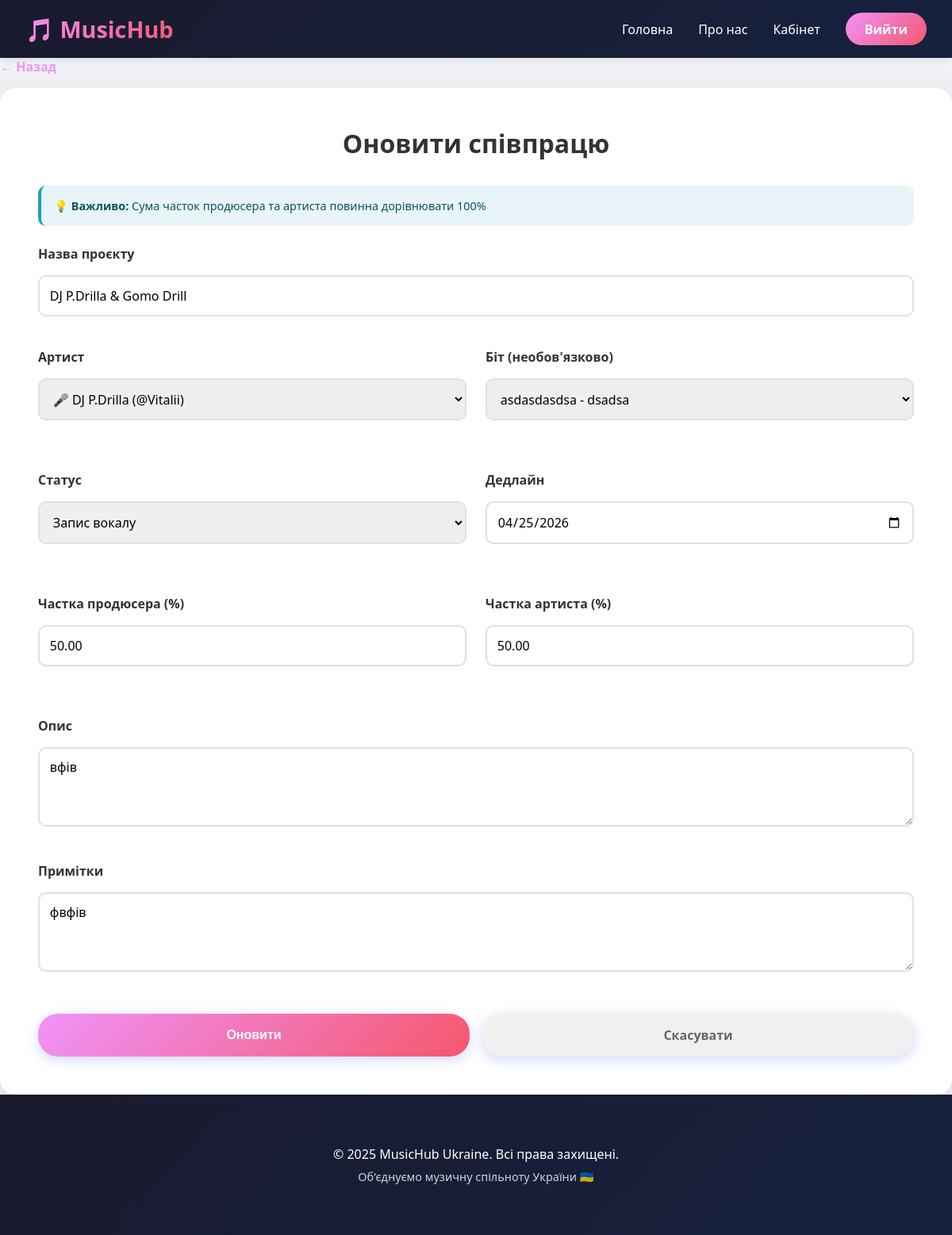
/collaborations/1/edit/ (signed in), run on the app's committed database.
### music/models.py (models this page shows, shortened)
class Collaboration(models.Model):
    STATUS_CHOICES = (
        ('pending', 'Очікує підтвердження'),
        ('active', 'Активна'),
        ('recording', 'Запис вокалу'),
        ('mixing', 'Зведення'),
        ('completed', 'Завершено'),
        ('cancelled', 'Скасовано'),
    )
    producer = models.ForeignKey(User, on_delete=models.CASCADE, related_name='producer_collabs', limit_choices_to={'role': 'producer'})
    artist = models.ForeignKey(User, on_delete=models.CASCADE, related_name='artist_collabs', limit_choices_to={'role': 'artist'})
    beat = models.ForeignKey(Beat, on_delete=models.SET_NULL, null=True, blank=True)
    project_name = models.CharField(max_length=200)
    status = models.CharField(max_length=20, choices=STATUS_CHOICES, default='pending')
    description = models.TextField(blank=True)
    producer_share = models.DecimalField(max_digits=5, decimal_places=2, help_text="% продюсера")
    artist_share = models.DecimalField(max_digits=5, decimal_places=2, help_text="% артиста")
    deadline = models.DateField(null=True, blank=True)
    completed_date = models.DateField(null=True, blank=True)
    notes = models.TextField(blank=True, help_text="Додаткові примітки")
    created_at = models.DateTimeField(auto_now_add=True)
    updated_at = models.DateTimeField(auto_now=True)
    class Meta:
        ordering = ['-created_at']

### music/views.py (the view)
# urls.py: path('collaborations/<int:pk>/edit/', views.collaboration_update, name='collaboration_update'),
@login_required
def collaboration_update(request, pk):
    collab = get_object_or_404(Collaboration, pk=pk, producer=request.user)
    if request.method == 'POST':
        form = CollaborationForm(request.POST, instance=collab, producer=request.user)
        if form.is_valid():
            form.save()
            messages.success(request, f'Проєкт "{collab.project_name}" оновлено!')
            return redirect('music:collaboration_detail', pk=collab.pk)
    else:
        form = CollaborationForm(instance=collab, producer=request.user)
    context = {
        'form': form,
        'collab': collab,
        'action': 'Оновити'
    }
    return render(request, 'music/collaboration_form.html', context)

### music/models.py (called while the page is built)
    def __str__(self):
        return f"{self.title} - {self.producer.stage_name or self.producer.username}"

### music/templates/music/collaboration_form.html (shortened to what this page needs)
{% extends "music/base.html" %}
{% block content %}
<div class="form-container">
    <a href="{% if collab %}{% url 'music:collaboration_detail' collab.pk %}{% else %}{% url 'music:collaboration_list' %}{% endif %}" class="back-link">← Назад</a>
    <div class="form-card">
        <div class="form-header">
            <h1>{{ action }} співпрацю</h1>
        </div>
        <div class="info-box">
            <p>💡 <strong>Важливо:</strong> Сума часток продюсера та артиста повинна дорівнювати 100%</p>
        </div>
        <form method="post">
            <div class="form-group">
                <label for="{{ form.project_name.id_for_label }}">{{ form.project_name.label }}</label>
                {{ form.project_name }}
            </div>
            <div class="form-row">
                <div class="form-group">
                    <label for="{{ form.artist.id_for_label }}">{{ form.artist.label }}</label>
                    {{ form.artist }}
                </div>
                <div class="form-group">
                    <label for="{{ form.beat.id_for_label }}">{{ form.beat.label }} (необов'язково)</label>
                    {{ form.beat }}
                </div>
            </div>
            <div class="form-row">
                <div class="form-group">
                    <label for="{{ form.status.id_for_label }}">{{ form.status.label }}</label>
                    {{ form.status }}
                </div>
                <div class="form-group">
                    <label for="{{ form.deadline.id_for_label }}">{{ form.deadline.label }}</label>
                    {{ form.deadline }}
                </div>
            </div>
            <div class="form-row">
                <div class="form-group">
                    <label for="{{ form.producer_share.id_for_label }}">{{ form.producer_share.label }}</label>
                    {{ form.producer_share }}
                </div>
                <div class="form-group">
                    <label for="{{ form.artist_share.id_for_label }}">{{ form.artist_share.label }}</label>
                    {{ form.artist_share }}
                </div>
            </div>
            <div class="form-group">
                <label for="{{ form.description.id_for_label }}">{{ form.description.label }}</label>
                {{ form.description }}
            </div>
            <div class="form-group">
                <label for="{{ form.notes.id_for_label }}">{{ form.notes.label }}</label>
                {{ form.notes }}
            </div>
            <div class="form-actions">
                <button type="submit" class="btn btn-submit">{{ action }}</button>
                <a href="{% if collab %}{% url 'music:collaboration_detail' collab.pk %}{% else %}{% url 'music:collaboration_list' %}{% endif %}" class="btn btn-cancel">Скасувати</a>
            </div>
        </form>
    </div>
</div>
{% endblock %}

### data on the page
Collaboration: project_name "DJ P.Drilla & Gomo Drill", artist "🎤 DJ P.Drilla (@Vitalii)", beat "asdasdasdsa - dsadsa", status "Запис вокалу", deadline "04/25/2026", producer_share "50.00", artist_share "50.00", description "вфів", notes "фвфів"

### other printed values
{{ action }} "Оновити"
{{ year|default:2025 }} "2025"
